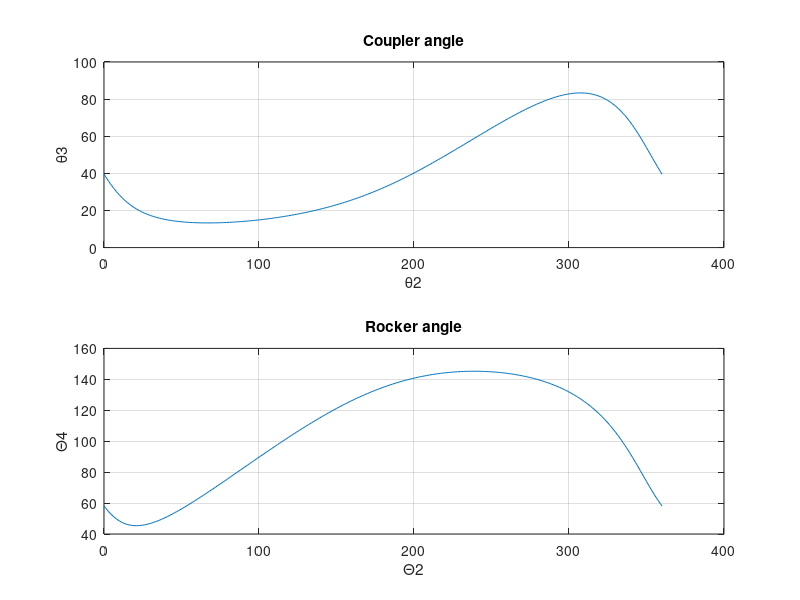

Reproduce this figure in MATLAB.
clear all;

r_1 = 7;
r_2 = 4;
r_3 = 8;
r_4 = 6;
t = 0:5/180:10;
ang_speed = pi/5;
theta_2 = ang_speed*t;
theta_1 = deg2rad(0);
len = length(theta_2)-1;
    
for i=1:length(theta_2)

theta_2_prime(i) = theta_2(i) - theta_1;
delta(i) = sqrt(r_1^2 + r_2^2 -2*r_1*r_2*cos(theta_2_prime(i)));
beta(i) = acos( (r_1^2 + delta(i)^2 - r_2^2) / (2*r_1*delta(i)));
psi(i) = acos( (r_3^2 + delta(i)^2 - r_4^2) / (2*r_3*delta(i)));
lambda(i) = acos( (r_4^2 + delta(i)^2 - r_3^2) / (2*r_4*delta(i)));

if(theta_2_prime<=pi)
    theta_3(i) = psi(i)-(beta(i)-theta_1);
    theta_4(i) = pi-lambda(i)-(beta(i)-theta_1);
    gamma(i)= acos( (r_3^2+r_4^2-delta(i)^2) / (2*r_3*r_4)) - pi/2;
else
    theta_3(i) = psi(i)+(beta(i)+theta_1);
    theta_4(i) = pi-lambda(i)+(beta(i)+theta_1);
    gamma(i)= acos( (r_3^2+r_4^2-delta(i)^2) / (2*r_3*r_4)) - pi/2;
end

omega_4(i) = ang_speed * (r_2*(sin(theta_3(i)-theta_2(i)))) / (r_4*(sin(theta_3(i)-theta_4(i))));
MA(i) = ( r_4*sin(theta_4(i)-theta_3(i)) )/( r_2*sin(theta_2(i)-theta_3(i)) ); %mechanical advantage

Ax(i) = r_2*cos(theta_2(i));
Ay(i) = r_2*sin(theta_2(i));
Bx(i) = r_2*cos(theta_2(i))+r_3*cos(theta_3(i));
By(i) = r_2*sin(theta_2(i))+r_3*sin(theta_3(i));
Box(i) = r_1*cos(theta_1);
Boy(i) = r_1*sin(theta_1);

plot([0 Ax(i)], [0 Ay(i)],'ro-','LineWidth',5);hold on; %r2
plot([Ax(i) Bx(i)], [Ay(i) By(i)], 'go-','LineWidth',5); hold on; %r3
plot([Bx(i) Box(i)], [By(i) Boy(i)], 'bo-','LineWidth',5); hold on; %r4
plot([Box(i) 0], [Boy(i) 0], 'co-','LineWidth',5);hold off; %r1

grid on
axis([-15 15 -5 10]);
pause(0.001);
end

subplot(2,1,1)
plot(rad2deg(theta_2),rad2deg(theta_3));
title(' Coupler angle ')
xlabel('\theta2')
ylabel('\theta3')
grid on

subplot(2,1,2)
plot(rad2deg(theta_2),rad2deg(theta_4));
title(' Rocker angle ')
xlabel('\Theta2')
ylabel('\Theta4')
grid on

